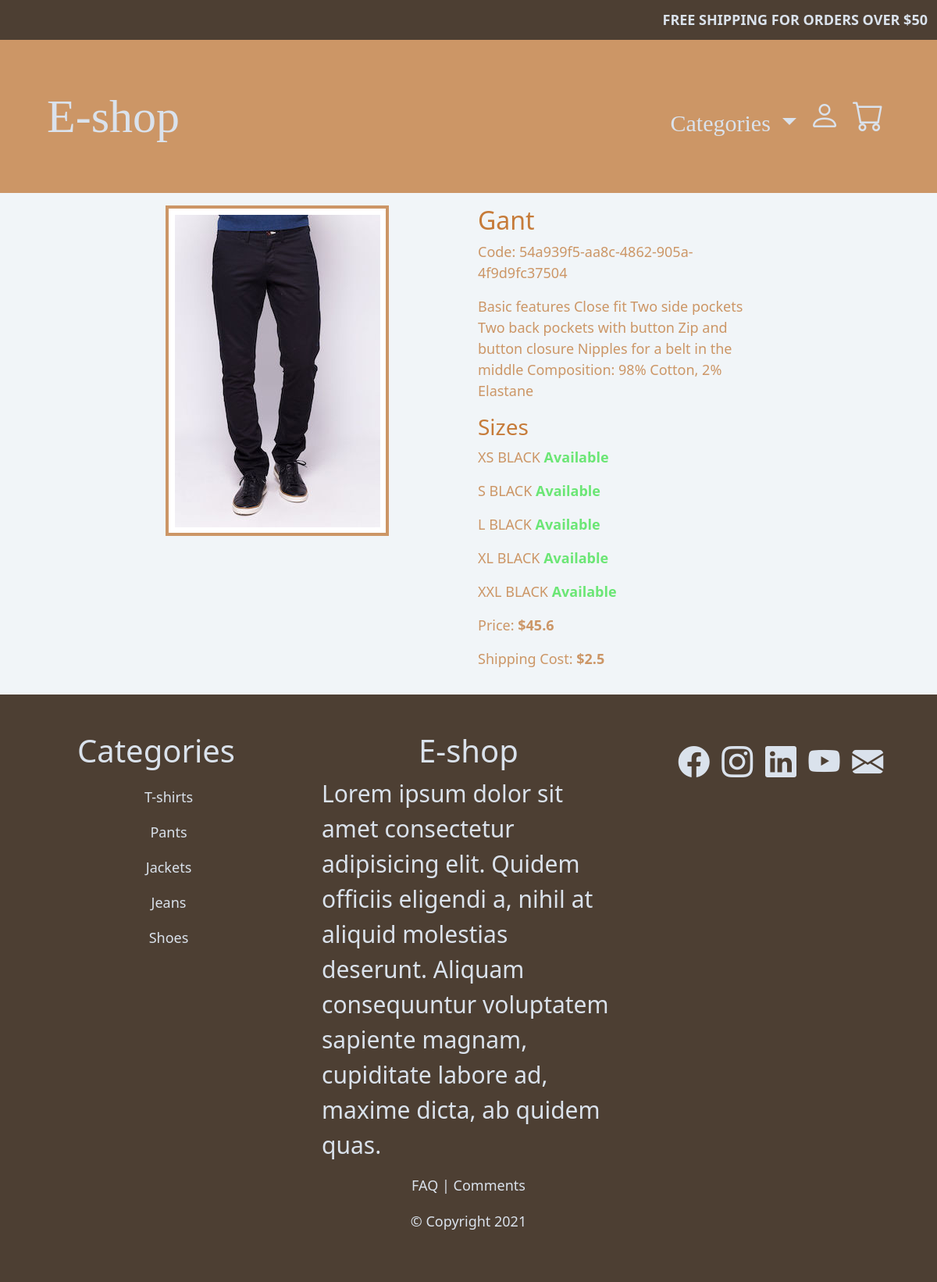
/search_item/54a939f5-aa8c-4862-905a-4f9d9fc37504, run on the app's committed database.
### clothes/models.py (models this page shows, shortened)
class ClothesModel(models.Model):
    code = models.CharField(max_length=100,editable=False,primary_key=True)
    brand = models.CharField(max_length=100)
    model = models.CharField(max_length=100)
    price = models.FloatField()
    shipping_cost = models.FloatField()
    description = models.TextField(max_length=400)
    category = models.CharField(choices=clothes_category,max_length=100)
    image = models.ImageField(upload_to='images/')

class ClothesDetailsModel(models.Model):
    code = models.ForeignKey('ClothesModel',on_delete=models.CASCADE)
    color = models.CharField(max_length=100,choices=colors)
    size = models.CharField(max_length=100,choices=sizes)
    availability = models.BooleanField()

### main_page/views.py (the view)
# urls.py: path('search_item/<slug:code>',searched_item_view,name='searched_item')
def searched_item_view(request,code):
    template_name = "searching_list_item.html"
    cloth = ClothesModel.objects.filter(code=code).first()
    shoe = ShoesModel.objects.filter(code=code).first()
    context = dict()
    if cloth is not None:
        cloth_details = ClothesDetailsModel.objects.filter(code=code)
        context = dict(s_item=cloth,s_item_details=cloth_details)
    elif shoe is not None:
        shoe_details = ShoesDetailsModel.objects.filter(code=code)
        context = dict(s_item=shoe,s_item_details=shoe_details)
    return render(request,template_name,context)

### templates/searching_list_item.html
{% extends 'base.html' %}
{% load static %}
{% block extrahead %}
<link rel="stylesheet" type="text/css" href="{% static 'css/cloth.css' %}"/>
{% endblock %}
{% block content %}
<div class="container-fluid">
    <div class="row mt-3 mb-3">
        <div class="col-sm-2"></div>
        <div class="col-sm-4">
            <img src="{{s_item.image.url}}" class="img-fluid" alt="{{s_item.brand}}" />
        </div>
        <div class="col-sm-4">
            <h2 class="cloth-heading">{{s_item.brand}}</h2>
            <p class="cloth-details-text">Code: {{s_item.code}}</p>
            <p class="cloth-details-text">{% if s_item.description != '-' %}{{s_item.description}}{% endif %}</p>
            <h3 class="cloth-heading">Sizes</h3>
            {% for sid in s_item_details %}
                <p class="cloth-details-text">{{sid.size}} {{sid.color}}
                    {% if sid.availability %}
                        <strong class="cloth-available">Available</strong>
                    {% else %}
                        <strong class="cloth-unavailable">Unavailable</strong>
                    {% endif %}
                </p>
            {% endfor %}
            <p class="cloth-details-text">Price: <strong>&dollar;{{s_item.price}}</strong></p>
            <p class="cloth-details-text">Shipping Cost: <strong>&dollar;{{s_item.shipping_cost}}</strong></p>
        </div>
        <div class="col-sm-2"></div>
    </div>
</div>
{% endblock %}

### static/css/base.css (style rules this page uses)
:root { --clr-primary-1: hsl(28, 20%, 25%); --clr-primary-2: hsl(28, 25%, 30%); --clr-primary-3: hsl(28, 40%, 35%); --clr-primary-4: hsl(28, 45%, 40%); --clr-primary-5: hsl(28, 50%, 60%); --clr-primary-6: hsl(28, 55%, 50%); --clr-primary-7: hsl(28, 60%, 65%); --clr-primary-8: hsl(28, 65%, 70%); --clr-primary-9: hsl(28, 80%, 75%); --clr-primary-10: hsl(28, 95%, 80%); --clr-grey-1: hsl(209, 61%, 16%); --clr-grey-2: hsl(211, 39%, 23%); --clr-grey-3: hsl(209, 34%, 30%); --clr-grey-4: hsl(209, 28%, 39%); --clr-grey-5: hsl(210, 22%, 49%); --clr-grey-6: hsl(209, 23%, 60%); --clr-grey-7: hsl(211, 27%, 70%); --clr-grey-8: hsl(210, 31%, 80%); --clr-grey-9: hsl(212, 33%, 89%); --clr-grey-10: hsl(210, 36%, 96%); --clr-white: #fff; --clr-gold: #c59d5f; --clr-red-dark: hsl(360, 67%, 44%); --clr-red-light: hsl(360, 71%, 66%); --clr-green-dark: hsl(125, 67%, 44%); --clr-green-light: hsl(125, 71%, 66%); --clr-black: #222; --transition: all 0.3s linear; --spacing: 0.1rem; --radius: 0.25rem; --light-shadow: 0 5px 15px rgba(0, 0, 0, 0.1); --dark-shadow: 0 5px 15px rgba(0, 0, 0, 0.2); --small-font-size: 14px; --medium-font-size: 18px; --big-font-size: 30px; --x-big-font-size: 40px; --xx-big-font-size: 60px; }
body { background-color: var(--clr-grey-10); }
.img-fluid { border: 4px solid var(--clr-primary-5); padding: 2%; background-color: var(--clr-white); }

### static/css/cloth.css (style rules this page uses)
.cloth-details-text { color: var(--clr-primary-5); font-size: var(--medium-font-size); }
.cloth-heading { color: var(--clr-primary-6); }
.cloth-available { color: var(--clr-green-light) }

### data on the page
ClothesModel: image (picture), brand "Gant", code "54a939f5-aa8c-4862-905a-4f9d9fc37504", description "Basic features Close fit Two side pockets Two back pockets with button Zip and button closure Nipples for a belt in the middle Composition: 98% Cotton, 2% Elastane", price "45.6", shipping_cost "2.5"
ClothesDetailsModel: size "XS", color "BLACK", availability "Available"
ClothesDetailsModel: size "S", color "BLACK", availability "Available"
ClothesDetailsModel: size "L", color "BLACK", availability "Available"
ClothesDetailsModel: size "XL", color "BLACK", availability "Available"
ClothesDetailsModel: size "XXL", color "BLACK", availability "Available"
